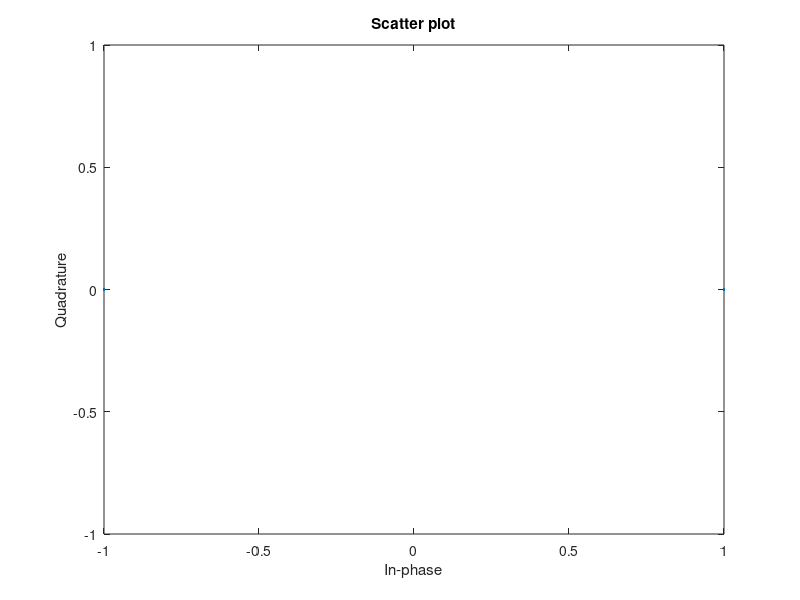
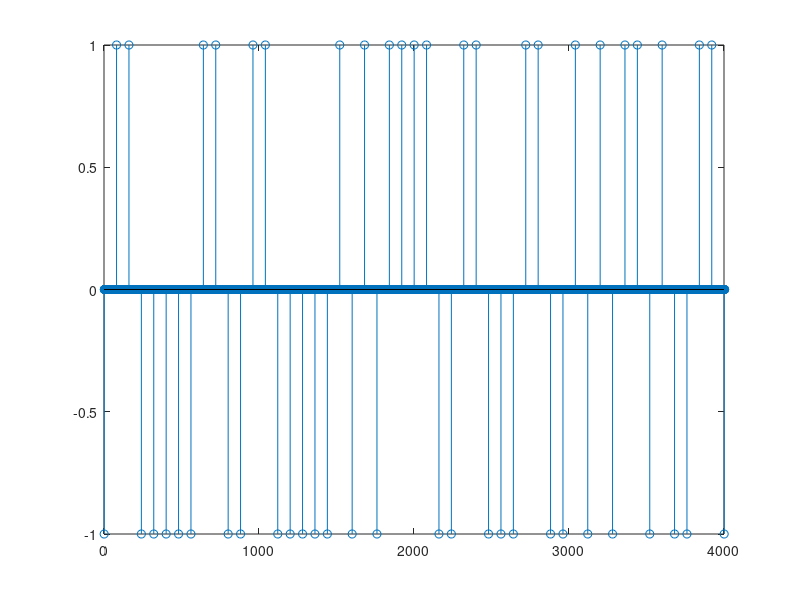

These figures' MATLAB source, in order: (Note: this script raises an error after producing the figures.)
clear;
close all;

%%

% Values that we're giving you
Fs = 4e6; % Sampling rate (samples/sec)
Rs = 50e3; % Symbol rate in symbols/sec (baud)
Tmax = 0.1; % Max time for the simulation (sec)
fc = 1e6; % Carrier frequency (Hz)
B = 350e6; % if the 

% Complete these expressions using the variables above
N = Fs*Tmax; % Total number of sample points in the simulation
Ns = Rs*Tmax; % Number of symbols to send
sps = Fs/Rs; % Number of samples per symbol

% Use these variables for plotting
t = linspace(0,Tmax,N); % Time vector
f = linspace(-Fs/2, Fs/2, N); % Frequency vector. Recall from 113 that DFT gives us -f/2 to +f/2

%% Symbol Generation
% Generate random set of bits
bits = randi([0, 1], [1, Ns]);

% Map bits to BPSK symbols
symbs = 2 * (bits - 0.5);

scatterplot(symbs);

% upsample
samples = symbs;
deltas = upsample(samples,sps);

figure;
stem(deltas);
xlim([0 length(deltas)/100]);

%% Pulse Shaping (RRC)

% RRC setup
span = 5;           % number of symbols to truncate RRC
rolloff = 0.5;      % parameter of RRC
RRC = rcosdesign(rolloff, span, sps, 'sqrt');

rect_filt = ones([1, sps]);

symbol_wave = conv(deltas, rect_filt, 'same'); %%%%%%%%%%%%%%%%%%%%

figure;
stem(symbol_wave);
xlim([0 length(deltas)/100]);

%% Carrier Modulation
comp_carr = exp(-1i*2*pi*fc*t);
analytic_sig = symbol_wave .* comp_carr;

Tx = real(analytic_sig);
figure;
stem(Tx);
xlim([0 length(Tx)/1000]);

%% Noise and Band Limited Channel
% std_ = 0.01;
noise = 0;%std_ * randn(1,N);
Rx = Tx + noise;
% 
y = Rx;% apply_channel_bandlimit(Rx, fc, B, Fs); %%%%%%%%%%%%%%%%%%%%%%% Rx
%% SRRC

c = 2*cos(2*pi*fc*t);
s = -2*sin(2*pi*fc*t); %because we get I/2 and Q/2
% demodulate the signal by mixing with NCO signals
inph = y .* c;
quad = y .* s;
% low pass filter to get rid of high frequency components
inph = lowpass(inph, 1.5*10^6, Fs);%filter(lp, 1, inph); might need to LPF them when they're still together??
quad = lowpass(quad, 1.5*10^6, Fs);%filter(lp, 1, quad);

rec_bb = inph + 1i*quad;

y = upfirdn(rec_bb, RRC, 1, 1);
y = y(length(RRC)/2+0.5:end-length(RRC)/2+0.5);

rec_samples = y(1:sps:N);

figure();
scatterplot(rec_samples);
title("RX Constellation Diagram")

%% Bit conversion
%Conversion to bits
bits_received = double(rec_samples > 0);
bit_error_rate = compute_bit_error_rate(bits, bits_received);

fprintf("Bit error rate: %g %%\n",bit_error_rate);

%% Local functions
function bit_error_rate = compute_bit_error_rate(bits_intended, bits_received)
    if (length(bits_intended) ~= length(bits_received))
        bit_error_rate = -1;
    else
        bit_error_rate = (sum(bits_received ~= bits_intended)/length(bits_intended))*100;
    end
end

function received_signal = apply_channel_bandlimit(transmitted_signal, fc, B, Fs)
    s = tf('s');
    Hc = B*s/(s^2 + s*B + fc^2);
    Hd = c2d(Hc, 1/Fs, 'tustin');
    [a, b] = tfdata(Hd);
    
    received_signal = real(filter(a{:}, b{:}, transmitted_signal));
end

